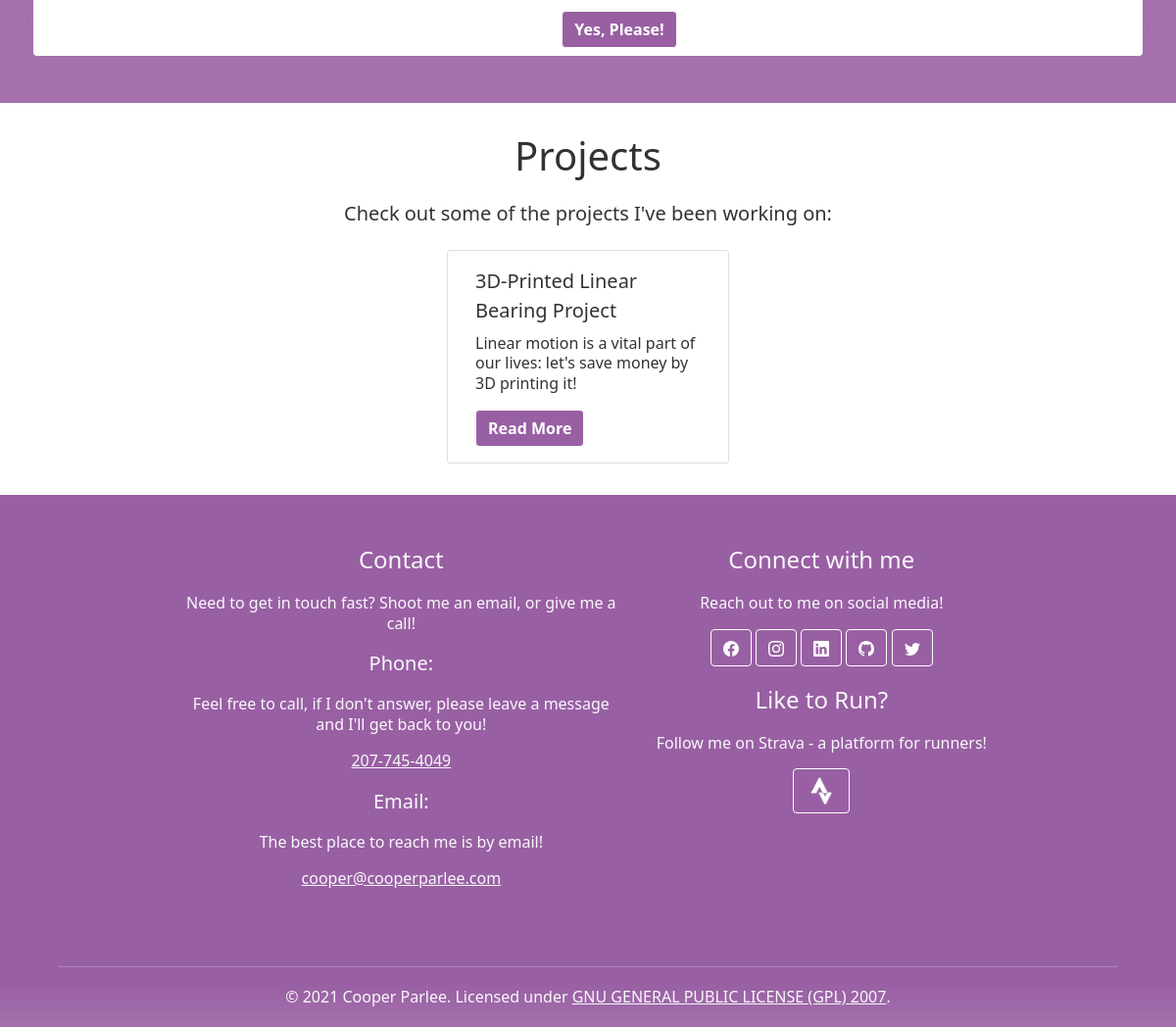
/ (lower part), run on an earlier commit of the app's database.
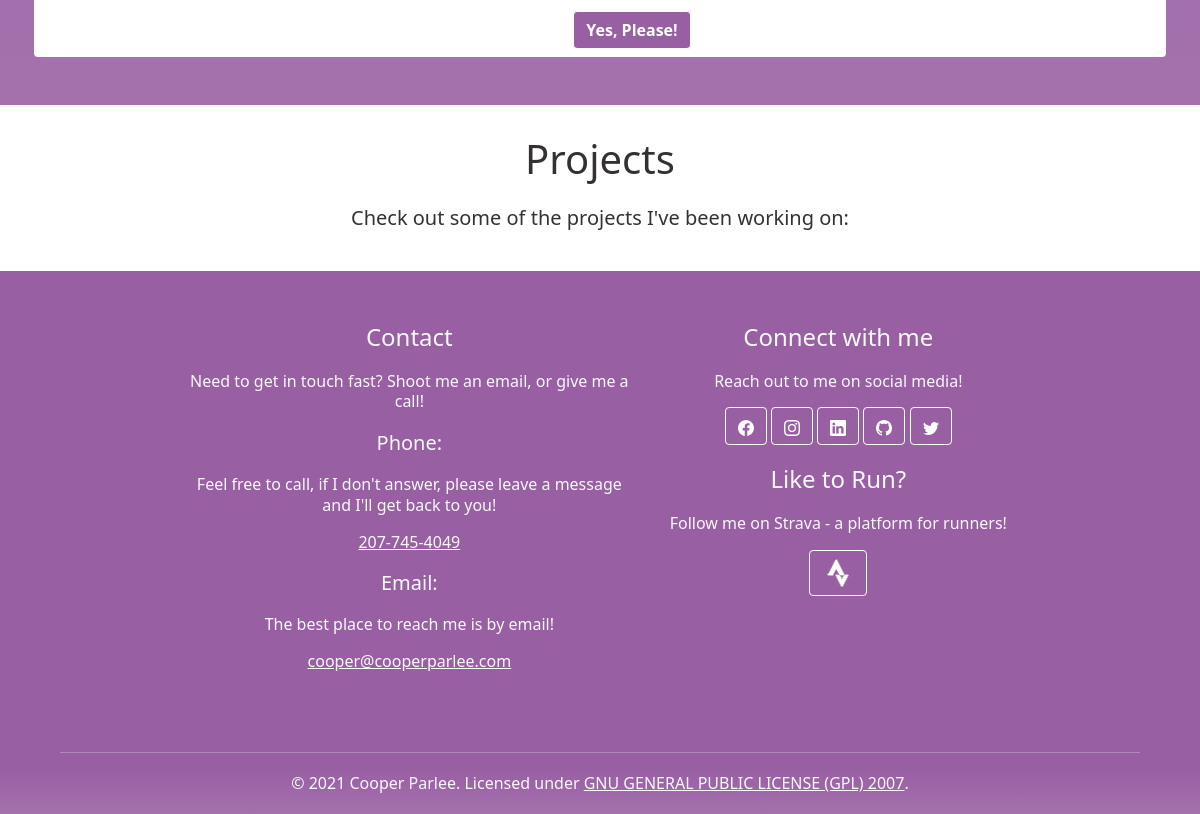
And on a later commit of the database.
### blog/models.py (models this page shows, shortened)
class Post (models.Model):
    title = models.CharField(max_length=200, unique=True)
    header_image = models.ImageField(null=True, blank=True, upload_to="media/images/")
    slug = models.SlugField(max_length=200, unique=True)
    author = models.ForeignKey(User, on_delete=models.CASCADE, related_name='blog_posts')
    updated_on = models.DateTimeField(auto_now=True)
    description = models.CharField(max_length=200)
    content = RichTextField(blank=True, null=True)
    created_on = models.DateTimeField(auto_now_add=True)
    status = models.IntegerField(choices=STATUS, default=0)
    category = models.IntegerField(choices=CATEGORIES, default=0)
    hidden = models.BooleanField(default=False, null=False)
    class Meta:
        ordering = ['-created_on']
    def __str__(self):
        return self.title

### index/views.py (the view)
# urls.py: path('', views.index, name='home'),
def index(request):
    template_name = 'index.html'
    template = loader.get_template(template_name)
    posts = {}
    queryset = Post.objects.filter(status=1, hidden=False).order_by('-created_on')[:3]
    print(queryset)
    context = {
        'title': 'Home',
        'description': "I'm Cooper Parlee and welcome to my personal-website portfolio!",
        'posts': queryset,
    }
    return HttpResponse(template.render(context, request))

### templates/index.html (shortened to what this page needs)
{% extends "base.html" %}
{% block content %}
{% load static %}
<section class="bg-linear-purple text-light">
    <div class="container py-5 px-3">
        <div class="row rounded info-cards">
        <div class="col-sm justify-content-center px-5 pt-4 text-center color-dark">
            <p class="subtitle pb-2">C#<br>Java<br>Javascript<br>Lua<br>Python<br>SCSS<br>Bootstrap<br></p>
        </div>
        <div class="col-sm justify-content-center px-3 pt-4 text-center color-dark">
            <button type="button" class="btn btn-thematic mb-2">Yes, Please!</button>
        </div>
        <div class="col-sm justify-content-center px-3 pt-4 text-center color-dark">
            <p class="subtitle pb-2">Outdoor Education Program TA<br>Honors Student (7cr)<br>AP Student (7cr)<br>Honors Diploma Program<br>4-yr French Language Student</p>
        </div>
        </div>
    </div>
</section>
<section class="bg-white">
    <div class="container justify-content-center py-4">
        <div class="row text-center">
            <h1>Projects</h1>
            <p class="lead">Check out some of the projects I've been working on:</p>
        </div>
        <div class="row px-4 justify-content-center">
            {% for post in posts %}
                <div class="col-4 mx-3 my-2 card" style="width: 18rem;">
                    <div class="card-body">
                        <h5 class="card-title">{{post}}</h5>
                        <p class="card-text">{{post.description}}</p>
                        <a href="{% url 'blog:post_detail' post.slug %}" class="btn btn-thematic">Read More</a>
                    </div>
                </div>
            {% endfor %}
        </div>
    </div>
</section>
{% endblock content %}

What changed in the data, as far as the page shows it:
no longer on this page (row edited): Post: title "3D-Printed Linear Bearing Project", description "Linear motion is a vital part of our lives: let's save money by 3D printing it!"
